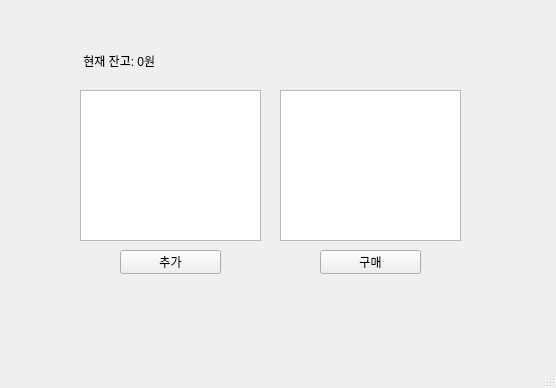
<?xml version="1.0" encoding="UTF-8"?>
<ui version="4.0">
 <class>MainWindow</class>
 <widget class="QMainWindow" name="MainWindow">
  <property name="geometry">
   <rect>
    <x>0</x>
    <y>0</y>
    <width>556</width>
    <height>388</height>
   </rect>
  </property>
  <property name="windowTitle">
   <string>MainWindow</string>
  </property>
  <widget class="QWidget" name="centralwidget">
   <widget class="QLabel" name="labelbalance">
    <property name="geometry">
     <rect>
      <x>80</x>
      <y>50</y>
      <width>101</width>
      <height>21</height>
     </rect>
    </property>
    <property name="text">
     <string> 현재 잔고: 0원</string>
    </property>
   </widget>
   <widget class="QListWidget" name="listwish">
    <property name="geometry">
     <rect>
      <x>80</x>
      <y>90</y>
      <width>181</width>
      <height>151</height>
     </rect>
    </property>
   </widget>
   <widget class="QTextBrowser" name="textdetail">
    <property name="geometry">
     <rect>
      <x>280</x>
      <y>90</y>
      <width>181</width>
      <height>151</height>
     </rect>
    </property>
   </widget>
   <widget class="QPushButton" name="btnadd">
    <property name="geometry">
     <rect>
      <x>120</x>
      <y>250</y>
      <width>101</width>
      <height>24</height>
     </rect>
    </property>
    <property name="text">
     <string>추가</string>
    </property>
   </widget>
   <widget class="QPushButton" name="btnbuy">
    <property name="geometry">
     <rect>
      <x>320</x>
      <y>250</y>
      <width>101</width>
      <height>24</height>
     </rect>
    </property>
    <property name="text">
     <string>구매</string>
    </property>
   </widget>
  </widget>
  <widget class="QMenuBar" name="menubar">
   <property name="geometry">
    <rect>
     <x>0</x>
     <y>0</y>
     <width>556</width>
     <height>21</height>
    </rect>
   </property>
  </widget>
  <widget class="QStatusBar" name="statusbar"/>
 </widget>
 <resources/>
 <connections/>
</ui>
